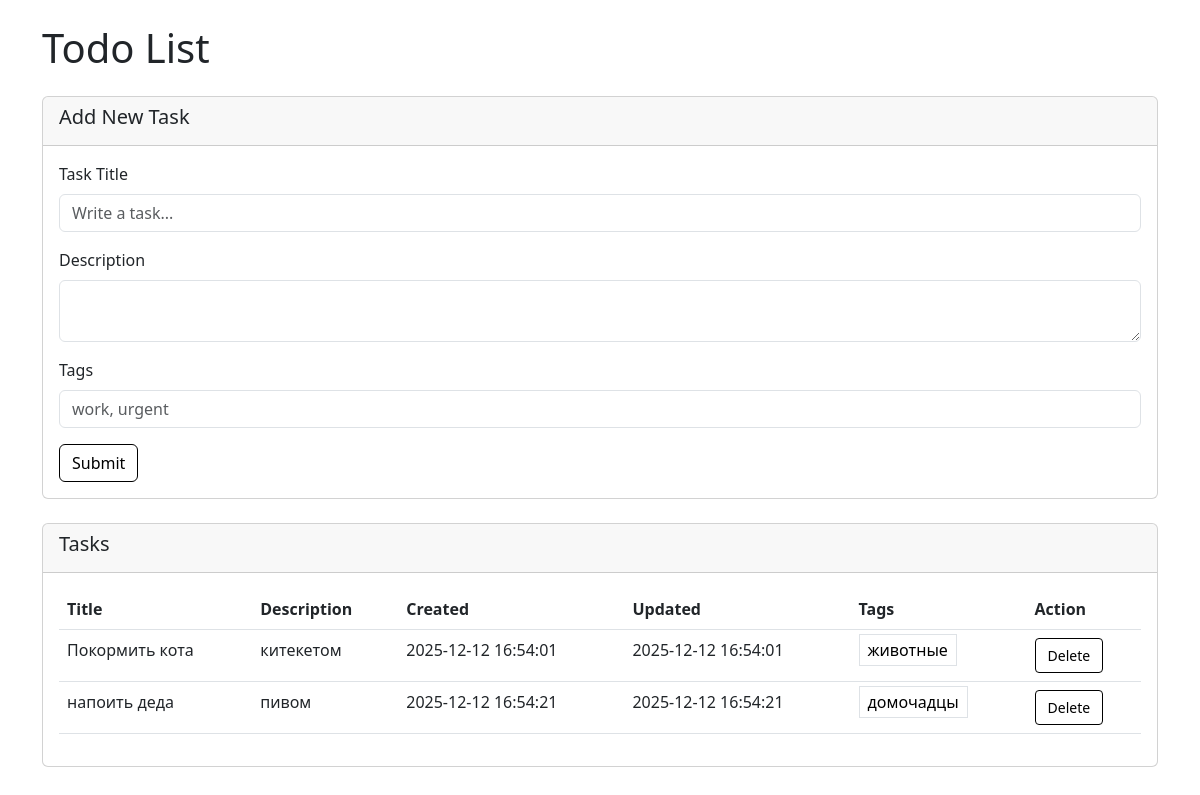
Before: / with the older database file.
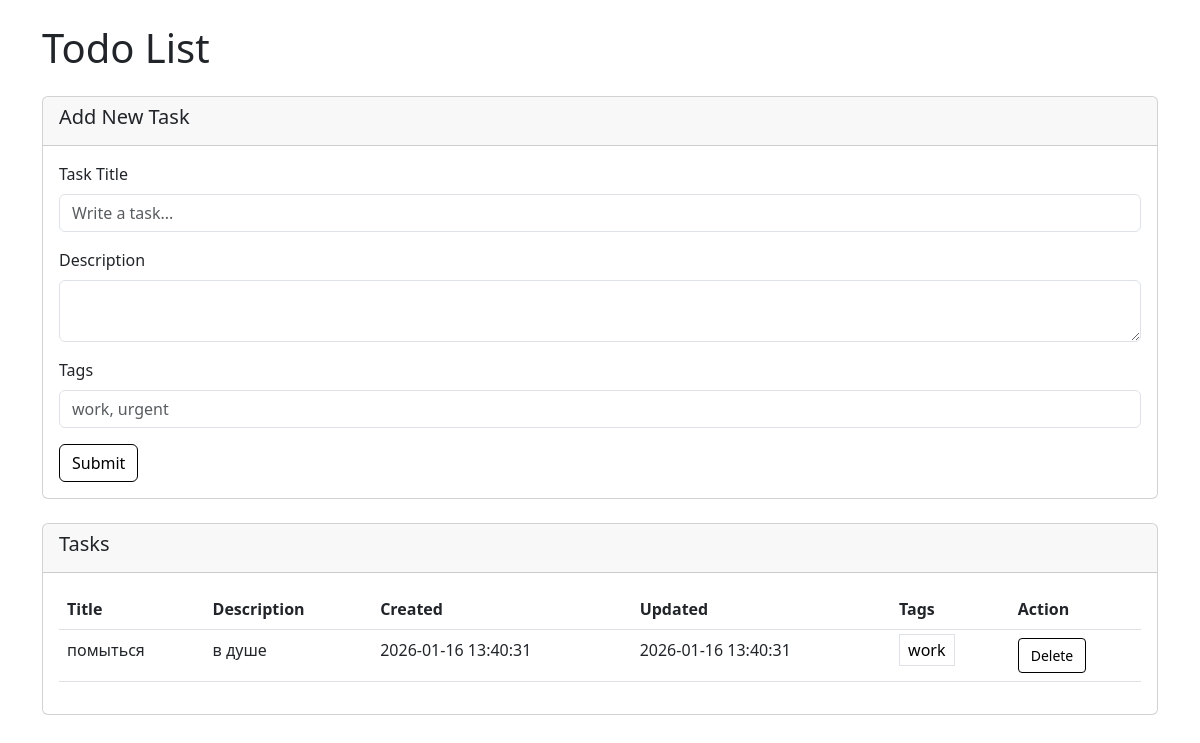
After: the same page with the newer database file.
### tables this page shows
CREATE TABLE notes (
            id TEXT PRIMARY KEY,
            title TEXT NOT NULL,
            description TEXT,
            data_create TEXT NOT NULL,
            data_update TEXT NOT NULL,
            tags TEXT
        );

### app.py (the view)
@app.route('/')
def index():
    conn = get_db()
    user_row = conn.execute('SELECT * FROM users LIMIT 1').fetchone()
    notes = conn.execute('''
        SELECT n.* FROM notes n
        JOIN user_notes un ON n.id = un.note_id
        WHERE un.user_id = ?
    ''', (user_row['id'],)).fetchall()
    conn.close()
    note_objects = []
    for note in notes:
        try:
            note_obj = Note(
                id=note['id'],
                title=note['title'],
                discription=note['description'],
                data_create=note['data_create'],
                data_update=note['data_update'],
                tags=note['tags']
            )
            note_objects.append(note_obj)
        except Exception as e:
            print(f"Error creating Note object: {e}")
    return render_template('index.html', notes=note_objects)

### app.py (called while the page is built)
def get_db():
    conn = sqlite3.connect('database.db')
    conn.row_factory = sqlite3.Row
    return conn

### models/note.py (called while the page is built)
    @property
    def id(self) -> str:
        return self.__id

    @id.setter
    def id(self, id_val: str):
        if not isinstance(id_val, str):
            raise TypeError("ID заметки должен быть строкой.")
        if len(id_val) >= 1:
            self.__id = id_val
        else:
            raise ValueError('ID заметки не может быть пустым.')

    @property
    def title(self) -> str:
        return self.__title

    @title.setter
    def title(self, title_val: str):
        if not isinstance(title_val, str):
            raise TypeError("Заголовок должен быть строкой.")
        self.__title = title_val

    @property
    def discription(self) -> str:
        return self.__discription

    @discription.setter
    def discription(self, discription_val: str):
        if not isinstance(discription_val, str):
            raise TypeError("Описание должно быть строкой.")
        self.__discription = discription_val

    @property
    def data_create(self) -> str:
        return self.__data_create

    @data_create.setter
    def data_create(self, data_create_val: str):
        if not isinstance(data_create_val, str):
            raise TypeError("Дата создания должна быть строкой.")
        self.__data_create = data_create_val

    @property
    def data_update(self) -> str:
        return self.__data_update

    @data_update.setter
    def data_update(self, data_update_val: str):
        if not isinstance(data_update_val, str):
            raise TypeError("Дата обновления должна быть строкой.")
        self.__data_update = data_update_val

    @property
    def tags(self) -> str:
        return self.__tags

    @tags.setter
    def tags(self, tags_val: str):
        if not isinstance(tags_val, str):
            raise TypeError("Теги должны быть строкой.")
        self.__tags = tags_val

### templates/index.html (shortened to what this page needs)
<!DOCTYPE html>
<html lang="en">
<head>
    <link href="https://cdn.jsdelivr.net/npm/bootstrap@5.3.0/dist/css/bootstrap.min.css" rel="stylesheet">
</head>
<body>
    <div class="container mt-4">
        <h1 class="mb-4">Todo List</h1>
        <div class="card mb-4">
            <div class="card-header">
                <h5>Add New Task</h5>
            </div>
            <div class="card-body">
                <form method="POST" action="/add">
                    <div class="mb-3">
                        <label class="form-label">Task Title</label>
                        <input type="text" class="form-control" name="title" placeholder="Write a task..." required>
                    </div>
                    <div class="mb-3">
                        <label class="form-label">Description</label>
                        <textarea class="form-control" name="description" rows="2"></textarea>
                    </div>
                    <div class="mb-3">
                        <label class="form-label">Tags</label>
                        <input type="text" class="form-control" name="tags" placeholder="work, urgent">
                    </div>
                    <button type="submit" class="btn btn-custom">Submit</button>
                </form>
            </div>
        </div>
        <div class="card">
            <div class="card-header">
                <h5>Tasks</h5>
            </div>
            <div class="card-body">
                <table class="table">
                    <thead>
                        <tr>
                            <th>Title</th>
                            <th>Description</th>
                            <th>Created</th>
                            <th>Updated</th>
                            <th>Tags</th>
                            <th>Action</th>
                        </tr>
                    </thead>
                    <tbody>
                        {% for note in notes %}
                        <tr>
                            <td>{{ note.title }}</td>
                            <td>{{ note.discription }}</td>
                            <td>{{ note.data_create }}</td>
                            <td>{{ note.data_update }}</td>
                            <td>
                                {% if note.tags %}
                                    {% for tag in note.tags.split(',') %}
                                        <span class="badge-custom">{{ tag.strip() }}</span>
                                    {% endfor %}
                                {% endif %}
                            </td>
                            <td>
                                <a href="/delete/{{ note.id }}" class="btn btn-custom btn-sm">Delete</a>
                            </td>
                        </tr>
                        {% endfor %}
                    </tbody>
                </table>
            </div>
        </div>
    </div>
</body>
</html>

### templates/index.html (style rules this page uses)
.btn-custom { background-color: white; color: black; border: 1px solid black; padding: 6px 12px; }
.badge-custom { background-color: white; color: black; border: 1px solid #dee2e6; padding: 4px 8px; margin-right: 5px; }

Changed rows visible on the page:
removed notes: title "Покормить кота", discription "китекетом", data_create "2025-12-12 16:54:01", data_update "2025-12-12 16:54:01", strip "животные"
removed notes: title "напоить деда", discription "пивом", data_create "2025-12-12 16:54:21", data_update "2025-12-12 16:54:21", strip "домочадцы"
added notes: title "помыться", discription "в душе", data_create "2026-01-16 13:40:31", data_update "2026-01-16 13:40:31", strip "work"
